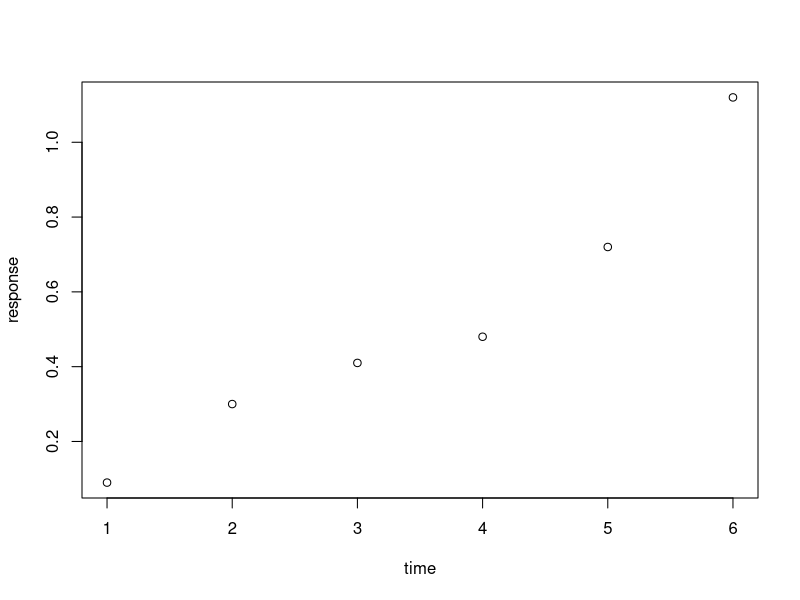
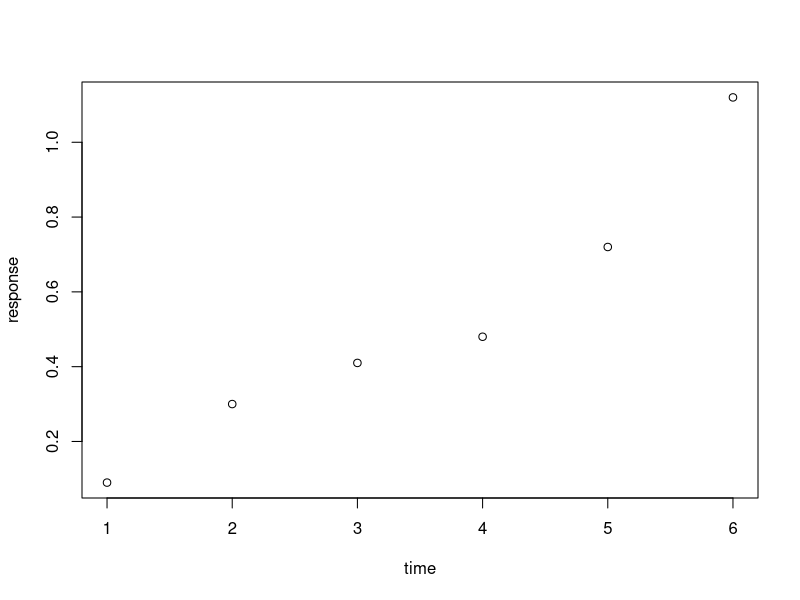
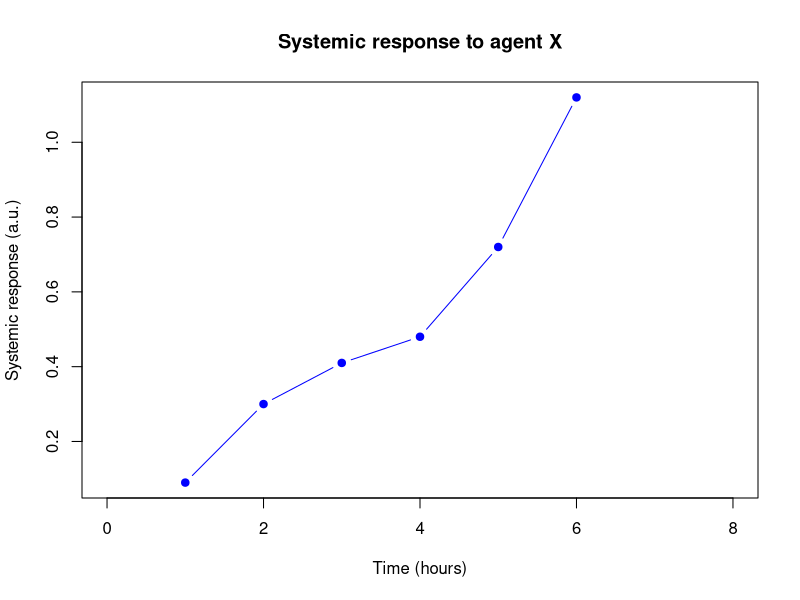
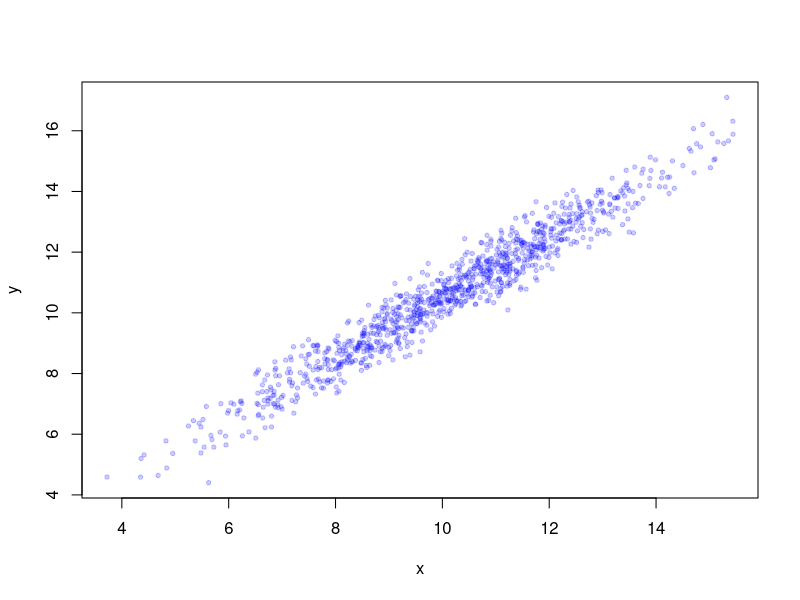
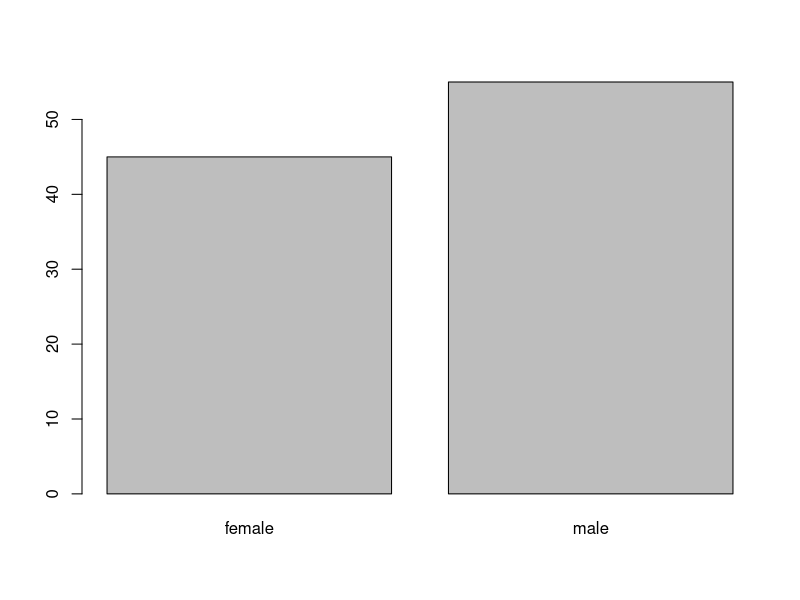
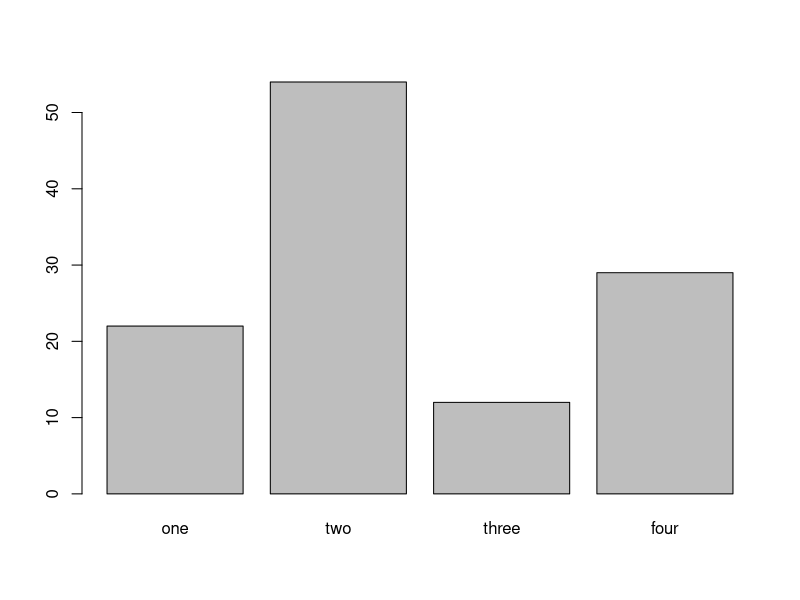
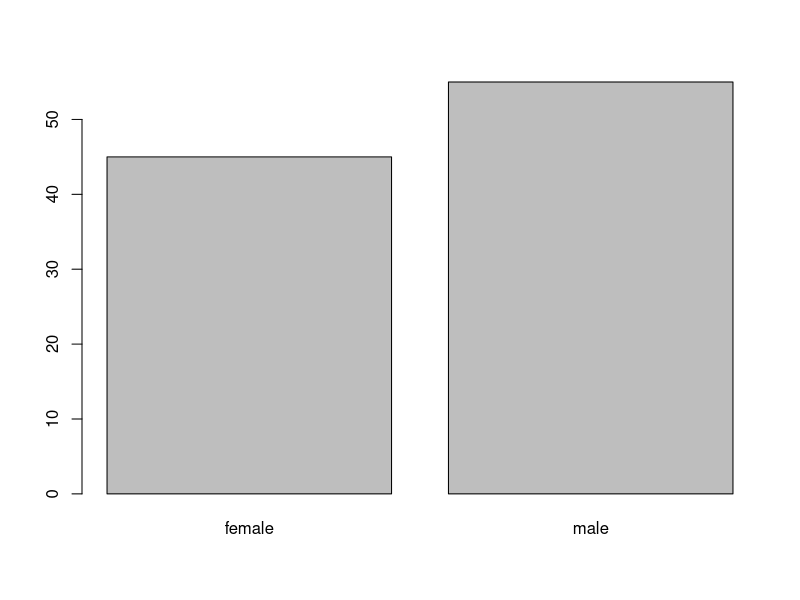
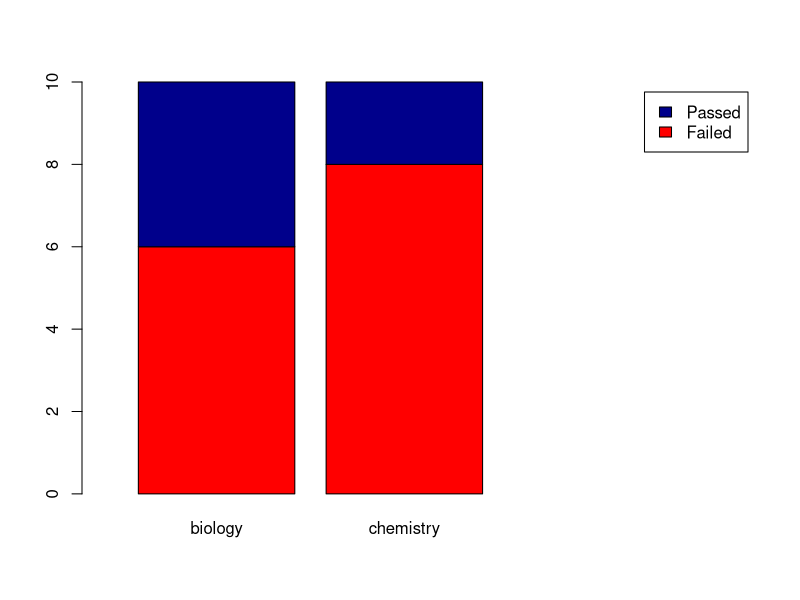

Write the R code that produced these figures, in order.
## ---- chunk 1
x <- c(1, 2, 3); x; x <- 42; x
## ---- chunk 2
## starting cool analysis
x <- c(T, F, T) # Creating a logical vector
y <- c(TRUE, FALSE, TRUE) # same
## ---- chunk 3
36^0.5
sqrt(36)
## ---- chunk 4
paste(1, 2, 3, sep = "---")
## ---- chunk 5
types <- data.frame(type = c("numeric", "integer", "logical", "character", "factor"),
                    descripton = c("numbers with a decimal part", "numbers without a decimal part",
                                   "Boolean values: yes/no)", 
                                   "text, should be put within quotes",
                                   "nominal and ordinal scales"),
                    examples = c("`3.123`, `5000.0`, `4.1E3`", "`1`, `0`, `2999`"
                                 , "`true` `false`", "`'hello R'` `\"A cat!\"`", "\\<dealt with later\\>"))
knitr::kable(types)
## ---- chunk 6
c(2, 4, 3)
c("a", "b", c("c", "d"))
c(0.1, 0.01, 0.001)
c(T, F, TRUE, FALSE) # There are two way to write logical values
## ---- chunk 7
c(2, 4, "a") 
## ---- chunk 8
c(1, 2, TRUE) # To numeric
c(TRUE, FALSE, "TRUE") # To character
c(1.3, TRUE, "1") # To character
## ---- chunk 9
class(c(2, 4, "a"))
class(1:5)
class(c(2, 4, 0.3))
class(c(2, 4, 3))
## ---- chunk 10
x <- c(2, 4, 3, 5)
y <- c(6, 2)
x + y
## ---- chunk 11
x <- c(2, 4, 3, 5)
z <- c(1, 2, 3)
x - z
## ---- chunk 12
operators <- read.table("data/operators.txt", sep = ";", header = TRUE)
knitr::kable(operators)
## ---- chunk 13
x <- c(1, 5, 4, 3)
x <= 4
## ---- chunk 14
a <- c(2, 1, 3, 1, 5, 1)
b <- c(1, 2, 4, 2, 3, 0)
a > b & a < 3 ## returns a logical vector with test results
## ---- chunk 15
6 - 2 : 5 < 3
## ---- chunk 16
x <- c(2, 4, 2, 1, 5, 3, 6)
x > 3 ## which values are greater than 3?
sum(x > 3) ## how many are greater than 3?
## ---- chunk 17
10 %% 3
4 %% 2
11 %% 3
## ---- chunk 18
10 %/% 3
4 %/% 2
11 %/% 3
## ---- chunk 19
x <- c(0.5, 1.5, 2.5, 3.5, 4.5, 5.5, 6.5, 7.5)
round(x, 0)
## ---- chunk 20
a <- c("one", "two", "three")
b <- c("zero", "three", "five", "two")
a %in% b
b %in% a
## ---- chunk 21
x <- c(2, 4, 6, 3, 5, 1)
x[4] ## fourth element
x[3:5] ## elements 3 to 5
## ---- chunk 22
x[c(1, 2, 2, 5)] ## elements 1, 2, 2 and 5
x <- c(2, 4, 6, 3, 5, 1)
## ---- chunk 23
x[c(T, F, T, T, T, F)]
## ---- chunk 24
x[c(F, T, F)]
## ---- chunk 25
x[x %% 2 == 0]
## ---- chunk 26
x <- c(2, 3, 3, 2, 1, 3)
x[x == max(x)]
## ---- chunk 27
x <- c(2, 4, 6, 3, 5, 1)
x[length(x) - 1 : length(x)] #fails
x[(length(x) - 1) : length(x)] ## parentheses required!
## ---- chunk 28
which(x >= 2) ## which positions have values 2 or greater?
which(x == max(x)) ## which positions have the maximum value?
## ---- chunk 29
integer(4)
character(4)
logical(4)
## ---- chunk 30
x <- c(1, 0, 2, 2.3)
class(x)
as.logical(x)
as.integer(x)
## ---- chunk 31
x <- c(2, 3, "a")
y <- as.integer(x)
class(y)
y
## ---- chunk 32
1 : 5
5 : 1
2 : 3.66
## ---- chunk 33
rep(1 : 3, times = 3)
rep(1 : 3, each= 3)
rep(1 : 3, times = 2, each = 3)
## ---- chunk 34
seq(from = 1, to = 3, by = .2)
seq(1, 2, 0.2) # same
seq(1, 0, length.out = 5)
seq(3, 0, by = -1)
## ---- chunk 35
1:5 < c(2, 3, 2, 1, 4)
## ---- chunk 36
paste(0:4, 5:9, sep = "-")
## ---- chunk 37
m <- matrix(1:10, nrow = 2, ncol = 5) 
m
v <- 1:10
dim(v) <- c(2, 5)
v
## ---- chunk 38
time <- c(1, 2, 3, 4, 5, 6)
response <- c(0.09, 0.30, 0.41, 0.48, 0.72, 1.12)
plot(x = time, y = response)
## ---- chunk 39
plot(response ~ time)
## ---- chunk 40
plot(x = time, y = response, pch = 19, type = "b", xlim = c(0, 8),
     xlab = "Time (hours)", ylab = "Systemic response (a.u.)",
     main = "Systemic response to agent X", col = "blue")
## ---- chunk 41
x <- rnorm(1000, 10, 2); y <- x + rnorm(1000, 0.5, 0.5)
plot(x, y, pch = 19, cex = 0.6,
     col = rgb(red = 0, green = 0, blue = 1, alpha = 0.2))
## ---- chunk 42
persons <- as.factor(sample(c("male", "female"), size = 100, replace = T))
plot(persons)
## ---- chunk 43
frequencies <- c(22, 54, 12, 29)
barplot(frequencies, names = c("one", "two", "three", "four"))
## ---- chunk 44
table(persons)
barplot(table(persons))
## ---- chunk 45
set.seed(1234) 
course <- rep(c("biology", "chemistry"), each = 10)
passed <- sample(c("Passed", "Failed"), size = 20, replace = T)
tbl <- table(passed, course) # the order matters!
tbl
## ---- chunk 46
barplot(tbl, 
        col = c("red", "darkblue"), 
        xlim = c(0, ncol(tbl) + 2), 
        legend = rownames(tbl))
## ---- chunk 47
barplot(tbl, 
        col=c("red", "darkblue"), 
        beside = TRUE, 
        xlim=c(0, ncol(tbl)*2 + 3), 
        legend = rownames(tbl))
## ---- chunk 48
male_weights <- c(rnorm(500, 80, 8)) ## create 500 random numbers around 80
hist(male_weights)
## ---- chunk 49
par(mfrow = c(1, 2)) # make 2 plots to sit side by side
hist(male_weights, breaks = 5, col = "gold", main = "Male weights")
hist(male_weights, breaks = 25, col = "green", main = "Male weights")
## ---- chunk 50
plot(density(male_weights),
     main = "A density plot of male weights",
     col = "blue", lwd = 2)
polygon(density(male_weights), col="lightblue")
## ---- chunk 51
persons <- rep(c("male", "female"), each = 100)
weights <- c(rnorm(100, 80, 6), rnorm(100, 75, 8))
#print 6-number summary (5-number + mean)
summary(weights[persons == "female"])
## ---- chunk 52
par(mfrow = c(1, 2)) # make 2 plots to sit side by side
# create boxplots of weights depending on sex
boxplot(weights ~ persons, ylab = "weight")
boxplot(weights ~ persons, notch = TRUE, col = c("yellow", "magenta"))
## ---- chunk 53
response2 <- c(0.07, 0.10, 0.17, 0.28, 0.46, 0.61)
plot(x = time, y = response, pch = 19, type = "b",
     xlab = "Time (hours)", ylab = "Systemic response (a.u.)",
     main = "Systemic response to agent X", col = "blue")
points(x = time, y = response2, col = "red", pch = 19, type = "b")
legend(x = 1, y = 1.0, legend = c("one", "two"), col = c("blue", "red"), pch = 19)
## ---- chunk 54
plot(x = time, y = response, pch = 19, type = "b",
     xlab = "Time (hours)", ylab = "Systemic response (a.u.)",
     main = "Systemic response to agent X", col = "blue")
#horizontal line
abline(h = 0.3, lty = 2, lwd = 2, col = "red")
#vertical line
abline(v = 4, lty = 3, lwd = 2, col = "darkgreen")
#line with slope
abline(a = -0.1, b = 0.3, lwd = 2, col = "purple")
#linear model 
abline(lm(response ~ time),  lwd = 2, col = "maroon")
## ---- chunk 55
series <- 1:20
plot(0, 0, xlim=c(1,20) , ylim=c(0.5, 7.5), col="white" , yaxt="n" , ylab="" , xlab="")

# the rainbow() function gives a nice palette across all colors
# or use hcl.colors() to specify another palette
# use  hcl.pals() to get an overview of available pallettes
colors = hcl.colors(20, alpha = 0.8, palette = 'viridis')

#pch
points(series, rep(1, 20), pch = 1:20, cex = 2)
#col
points(series, rep(2, 20), col = colors, pch = 16, cex = 3)
#cex
points(series, rep(3, 20), col = "black" , pch = 16, cex = series * 0.2)

#overlay to create new symbol
points(series, rep(4, 20), pch = series, cex = 2.5, col = "blue")
points(series, rep(4, 20), pch = series, cex = 1.5, col = colors)
 
#lty
for (i in 1:6) {
    points(c(-2, 0) + (i * 3), c(5, 5), col = "black", lty = i, type = "l", lwd = 3)
    text((i * 3) - 1, 5.25 , i)
}
#type and lwd
for (i in 1:4) {
    #type
    points(c(-4, -3, -2, -1) + (i * 5), rep(6, 4),
           col = "black", type = c("p","l","b","o")[i], lwd=2)
    text((i * 5) - 2.5, 6.4 , c("p","l","b","o")[i] )
    #lwd
    points(c(-4, -3, -2, -1) + (i * 5), rep(7, 4), col = "blue", type = "l", lwd = i)
    text((i * 5) - 2.5, 7.23, i)
}
#add axis
axis(side = 2, at = c(1, 2, 3, 4, 5, 6, 7),
    labels = c("pch" , "col" , "cex" , "combine", "lty", "type" , "lwd" ),
    tick = FALSE, col = "black", las = 1, cex.axis = 0.8)
